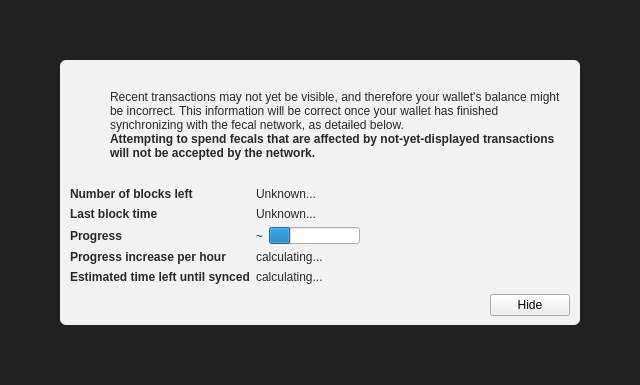
<?xml version="1.0" encoding="UTF-8"?>
<ui version="4.0">
 <class>ModalOverlay</class>
 <widget class="ModalOverlay" name="ModalOverlay">
  <property name="geometry">
   <rect>
    <x>0</x>
    <y>0</y>
    <width>640</width>
    <height>385</height>
   </rect>
  </property>
  <property name="windowTitle">
   <string>Form</string>
  </property>
  <layout class="QVBoxLayout" name="verticalLayout" stretch="0">
   <property name="sizeConstraint">
    <enum>QLayout::SetDefaultConstraint</enum>
   </property>
   <property name="leftMargin">
    <number>0</number>
   </property>
   <property name="topMargin">
    <number>0</number>
   </property>
   <property name="rightMargin">
    <number>0</number>
   </property>
   <property name="bottomMargin">
    <number>0</number>
   </property>
   <item>
    <widget class="QWidget" name="bgWidget" native="true">
     <property name="styleSheet">
      <string notr="true">#bgWidget { background: rgba(0,0,0,220); }</string>
     </property>
     <layout class="QVBoxLayout" name="verticalLayoutMain" stretch="1">
      <property name="leftMargin">
       <number>60</number>
      </property>
      <property name="topMargin">
       <number>60</number>
      </property>
      <property name="rightMargin">
       <number>60</number>
      </property>
      <property name="bottomMargin">
       <number>60</number>
      </property>
      <item>
       <widget class="QWidget" name="contentWidget" native="true">
        <property name="styleSheet">
         <string notr="true">#contentWidget { background: rgba(255,255,255,240); border-radius: 6px; }

QLabel { color: rgb(40,40,40);  }</string>
        </property>
        <layout class="QVBoxLayout" name="verticalLayoutSub" stretch="1,0,0,0">
         <property name="spacing">
          <number>0</number>
         </property>
         <property name="leftMargin">
          <number>10</number>
         </property>
         <property name="topMargin">
          <number>10</number>
         </property>
         <property name="rightMargin">
          <number>10</number>
         </property>
         <property name="bottomMargin">
          <number>10</number>
         </property>
         <item>
          <layout class="QHBoxLayout" name="horizontalLayoutIconText" stretch="0,1">
           <property name="topMargin">
            <number>20</number>
           </property>
           <item>
            <layout class="QVBoxLayout" name="verticalLayoutIcon">
             <property name="leftMargin">
              <number>0</number>
             </property>
             <item>
              <widget class="QPushButton" name="warningIcon">
               <property name="enabled">
                <bool>false</bool>
               </property>
               <property name="text">
                <string/>
               </property>
               <property name="icon">
                <iconset>
                 <normaloff>:/icons/warning</normaloff>
                 <disabledoff>:/icons/warning</disabledoff>:/icons/warning</iconset>
               </property>
               <property name="iconSize">
                <size>
                 <width>48</width>
                 <height>48</height>
                </size>
               </property>
               <property name="flat">
                <bool>true</bool>
               </property>
              </widget>
             </item>
             <item>
              <spacer name="verticalSpacerWarningIcon">
               <property name="orientation">
                <enum>Qt::Vertical</enum>
               </property>
               <property name="sizeHint" stdset="0">
                <size>
                 <width>20</width>
                 <height>40</height>
                </size>
               </property>
              </spacer>
             </item>
            </layout>
           </item>
           <item>
            <layout class="QVBoxLayout" name="verticalLayoutInfoText">
             <property name="leftMargin">
              <number>0</number>
             </property>
             <property name="topMargin">
              <number>0</number>
             </property>
             <item>
              <widget class="QLabel" name="infoText">
               <property name="text">
                <string>Recent transactions may not yet be visible, and therefore your wallet's balance might be incorrect. This information will be correct once your wallet has finished synchronizing with the fecal network, as detailed below.</string>
               </property>
               <property name="textFormat">
                <enum>Qt::RichText</enum>
               </property>
               <property name="wordWrap">
                <bool>true</bool>
               </property>
              </widget>
             </item>
             <item>
              <widget class="QLabel" name="infoTextStrong">
               <property name="font">
                <font>
                 <weight>75</weight>
                 <bold>true</bold>
                </font>
               </property>
               <property name="text">
                <string>Attempting to spend fecals that are affected by not-yet-displayed transactions will not be accepted by the network.</string>
               </property>
               <property name="textFormat">
                <enum>Qt::RichText</enum>
               </property>
               <property name="wordWrap">
                <bool>true</bool>
               </property>
              </widget>
             </item>
             <item>
              <spacer name="verticalSpacerInTextSpace">
               <property name="orientation">
                <enum>Qt::Vertical</enum>
               </property>
               <property name="sizeHint" stdset="0">
                <size>
                 <width>20</width>
                 <height>40</height>
                </size>
               </property>
              </spacer>
             </item>
            </layout>
           </item>
          </layout>
         </item>
         <item>
          <spacer name="verticalSpacerAfterText">
           <property name="orientation">
            <enum>Qt::Vertical</enum>
           </property>
           <property name="sizeHint" stdset="0">
            <size>
             <width>20</width>
             <height>40</height>
            </size>
           </property>
          </spacer>
         </item>
         <item>
          <layout class="QFormLayout" name="formLayout">
           <property name="fieldGrowthPolicy">
            <enum>QFormLayout::FieldsStayAtSizeHint</enum>
           </property>
           <property name="horizontalSpacing">
            <number>6</number>
           </property>
           <property name="verticalSpacing">
            <number>6</number>
           </property>
           <property name="topMargin">
            <number>10</number>
           </property>
           <item row="0" column="0">
            <widget class="QLabel" name="labelNumberOfBlocksLeft">
             <property name="font">
              <font>
               <weight>75</weight>
               <bold>true</bold>
              </font>
             </property>
             <property name="text">
              <string>Number of blocks left</string>
             </property>
            </widget>
           </item>
           <item row="0" column="1">
            <widget class="QLabel" name="numberOfBlocksLeft">
             <property name="text">
              <string>Unknown...</string>
             </property>
            </widget>
           </item>
           <item row="1" column="0">
            <widget class="QLabel" name="labelLastBlockTime">
             <property name="font">
              <font>
               <weight>75</weight>
               <bold>true</bold>
              </font>
             </property>
             <property name="text">
              <string>Last block time</string>
             </property>
            </widget>
           </item>
           <item row="1" column="1">
            <widget class="QLabel" name="newestBlockDate">
             <property name="sizePolicy">
              <sizepolicy hsizetype="Maximum" vsizetype="Preferred">
               <horstretch>0</horstretch>
               <verstretch>0</verstretch>
              </sizepolicy>
             </property>
             <property name="text">
              <string>Unknown...</string>
             </property>
            </widget>
           </item>
           <item row="2" column="0">
            <widget class="QLabel" name="labelSyncDone">
             <property name="font">
              <font>
               <weight>75</weight>
               <bold>true</bold>
              </font>
             </property>
             <property name="text">
              <string>Progress</string>
             </property>
            </widget>
           </item>
           <item row="2" column="1">
            <layout class="QHBoxLayout" name="horizontalLayoutSync" stretch="0,1">
             <item>
              <widget class="QLabel" name="percentageProgress">
               <property name="text">
                <string notr="true">~</string>
               </property>
              </widget>
             </item>
             <item>
              <widget class="QProgressBar" name="progressBar">
               <property name="value">
                <number>24</number>
               </property>
               <property name="format">
                <string/>
               </property>
              </widget>
             </item>
            </layout>
           </item>
           <item row="4" column="0">
            <widget class="QLabel" name="labelProgressIncrease">
             <property name="font">
              <font>
               <weight>75</weight>
               <bold>true</bold>
              </font>
             </property>
             <property name="text">
              <string>Progress increase per hour</string>
             </property>
            </widget>
           </item>
           <item row="4" column="1">
            <widget class="QLabel" name="progressIncreasePerH">
             <property name="text">
              <string>calculating...</string>
             </property>
            </widget>
           </item>
           <item row="5" column="0">
            <widget class="QLabel" name="labelEstimatedTimeLeft">
             <property name="font">
              <font>
               <weight>75</weight>
               <bold>true</bold>
              </font>
             </property>
             <property name="text">
              <string>Estimated time left until synced</string>
             </property>
            </widget>
           </item>
           <item row="5" column="1">
            <widget class="QLabel" name="expectedTimeLeft">
             <property name="text">
              <string>calculating...</string>
             </property>
            </widget>
           </item>
          </layout>
         </item>
         <item>
          <layout class="QHBoxLayout" name="horizontalLayoutButtons">
           <property name="leftMargin">
            <number>10</number>
           </property>
           <property name="topMargin">
            <number>10</number>
           </property>
           <item>
            <spacer name="horizontalSpacer">
             <property name="orientation">
              <enum>Qt::Horizontal</enum>
             </property>
             <property name="sizeHint" stdset="0">
              <size>
               <width>40</width>
               <height>20</height>
              </size>
             </property>
            </spacer>
           </item>
           <item>
            <widget class="QPushButton" name="closeButton">
             <property name="text">
              <string>Hide</string>
             </property>
            </widget>
           </item>
          </layout>
         </item>
        </layout>
       </widget>
      </item>
     </layout>
    </widget>
   </item>
  </layout>
 </widget>
 <customwidgets>
  <customwidget>
   <class>ModalOverlay</class>
   <extends>QWidget</extends>
   <header>modaloverlay.h</header>
   <container>1</container>
  </customwidget>
 </customwidgets>
 <resources/>
 <connections/>
</ui>
